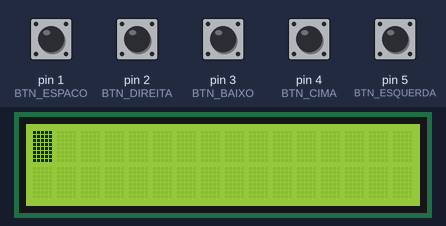
The sketch below on a simulated Arduino Uno, built with avr-gcc and run on an emulated ATmega328P. Parts: 16×2 character LCD. Inputs (shaded band) come from the test bench; at power-on: pin 1 (BTN_ESPACO), pin 2 (BTN_DIREITA), pin 3 (BTN_BAIXO), pin 4 (BTN_CIMA), pin 5 (BTN_ESQUERDA) HIGH.

Above: at 1.2 s.
1.3 s: pin 3 (BTN_BAIXO) pulled LOW for 0.15 s
2.9 s: pin 4 (BTN_CIMA) pulled LOW for 0.15 s
4.5 s: pin 4 (BTN_CIMA) pulled LOW for 1 s
7.0 s: pin 4 (BTN_CIMA) pulled LOW for 0.15 s
8.6 s: pin 4 (BTN_CIMA) pulled LOW for 0.15 s
10.2 s: pin 4 (BTN_CIMA) pulled LOW for 1 s
Timing chart, 0 to 13.2 s (numbered marks = the images above; inputs shaded):
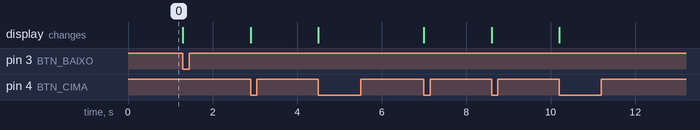

The sketch:

08c_LCD.ino
```cpp
/*
  Biblioteca LiquidCrystal

  Demonstra o uso de um display LCD 16x2.
  Digite qualquer letra em qualquer posição do display LCD 16x2
  utilizando os botões CIMA, BAIXO, ESQUERDA, DIREITA, ESPAÇO.
*/

#include <LiquidCrystal.h>  // blibioteca LCD
#define BTN_CIMA 4 // definir pino "4" Arduino (apelidar de BTN_CIMA)
#define BTN_BAIXO 3 // definir pino "3" Arduino (apelidar de BTN_BAIXO)
#define BTN_DIREITA 2 // definir pino "5" Arduino (apelidar de BTN_DIREITA)
#define BTN_ESQUERDA 5 // definir pino "2" Arduino (apelidar de BTN_ESQUERDA)
#define BTN_ESPACO 1 // definir pino "1" Arduino (apelidar de BTN_ESPACO)

int letra = 64;  // variável (contador)
int coluna = 0;  // variável (marca valor posição coluna)
int linha = 0;   // variável (marca valor posição linha)

/*
  biblioteca variável(parâmetros)
  LiquidCrystal lcd(6, 7, 8, 9, 10, 11);
  LiquidCrystal LCD(RS,  E, Dado, Dado, Dado, Dado);
*/
LiquidCrystal lcd(6, 7, 8, 9, 10, 11); // nomeia e instanciar LCD a ser utilizado

void setup()
{
  lcd.begin(16, 2); // LCD.begin(coluna, linha)

  /*  INPUT_PULLUP é um modo de pino digital no Arduino que usa um resistor interno para puxar o pino
      para a tensão de alimentação alto (HIGH) quando não está conectado a nada. Isso permite que você use um botão
      para nível logico baixo (LOW) e controlar alguma condição.
  */
  pinMode(BTN_CIMA, INPUT_PULLUP); // pino(porta, entrada)
  pinMode(BTN_BAIXO, INPUT_PULLUP); // pino(porta, entrada)
  pinMode(BTN_DIREITA, INPUT_PULLUP); // pino(porta, entrada)
  pinMode(BTN_ESQUERDA, INPUT_PULLUP); // pino(porta, entrada)
  pinMode(BTN_ESPACO, INPUT_PULLUP); // pino(porta, entrada)

  lcd.blink(); // pisca cursor na posição atual

  lcd.setCursor(coluna, linha); // inicio de posição do cursor ao iniciar loop
}

// função paraCima() inicia pela letra alfabética 'A'
void paraCima() {
  letra++; // soma do valor numérico (contador)

 // ultrapassando limite máximo desejado da tabela ASCII
  if (letra > 90) {
    letra = 65; // retorna para 65 = 'A'
  }
  lcd.write(letra);  // converte valor numérico na tabela SACII
  posicao();  // função posição
}

// função paraBaixo() retorna letra alfabética a partir da atual
void paraBaixo() {
  letra--; // subtração do valor numérico (contador)

  // ultrapassando limite mínimo desejado da tabela ASCII
  if (letra < 65) {
    letra = 90; // retorna para 90 = 'Z'
  }
  lcd.write(letra); // converte valor numérico na tabela SACII
  posicao(); // função posição
}

// função posição() ajusta (coluna e linha) conforme valores numérico
void posicao() {
  lcd.setCursor(coluna, linha);
}

void loop() {

  // acionamento dos botões BTN_CIMA / BTN_BAIXO / BTN_DIREITA / BTN_ESQUERDA / BTN_ESPACO
  if (digitalRead(BTN_CIMA) == 0) {
    paraCima(); // função paraCima
    while (digitalRead(BTN_CIMA) == 0){}  // loop vazio enquanto botão estiver pressionado

  } else if ( digitalRead(BTN_BAIXO) == 0 ) {
    paraBaixo(); // função paraBaixo
    while (digitalRead(BTN_BAIXO) == 0){}  // loop vazio enquanto botão estiver pressionado

  } else if (digitalRead(BTN_DIREITA) == 0) {
    coluna++; // (marcador) soma valor da coluna para deslocar a direita

    // ao atingir limite do mostrador posiciona cursor em posição predeterminado
    if (coluna == 16 && linha == 0) {
      coluna = 0;
      linha = 1;
    } else  if (coluna == 16 && linha == 1) {
      coluna = 0;
      linha = 0;
    }
    posicao(); // função posição
    while (digitalRead(BTN_DIREITA) == 0){}  // loop vazio enquanto botão estiver pressionado

  } else if (digitalRead(BTN_ESQUERDA) == 0) {
    coluna--; // (marcador) subtrai valor da coluna para deslocar a esquerda

    // ao atingir limite do mostrador posiciona cursor em posição predeterminado
    if (coluna < 0 && linha == 0) {
      coluna = 15;
      linha = 1;
    } else  if (coluna < 0 && linha == 1) {
      coluna = 15;
      linha = 0;
    }
    posicao(); // função posição
    while (digitalRead(BTN_ESQUERDA) == 0){}  // loop vazio enquanto botão estiver pressionado

  } else if ( digitalRead(BTN_ESPACO) == 0 ) {
    lcd.write(' ');  // adiciona espaço na posição atual do cursor
    while (digitalRead(BTN_ESPACO) == 0){}  // loop vazio enquanto botão estiver pressionado
    posicao(); // função posição
  }
}
```

TESTE01.cpp
```cpp
#include <Arduino.h>
```

TESTE02.cpp
```cpp
#include <Arduino.h> 
```

TESTE03.cpp
```cpp
#include <Arduino.h>
```
